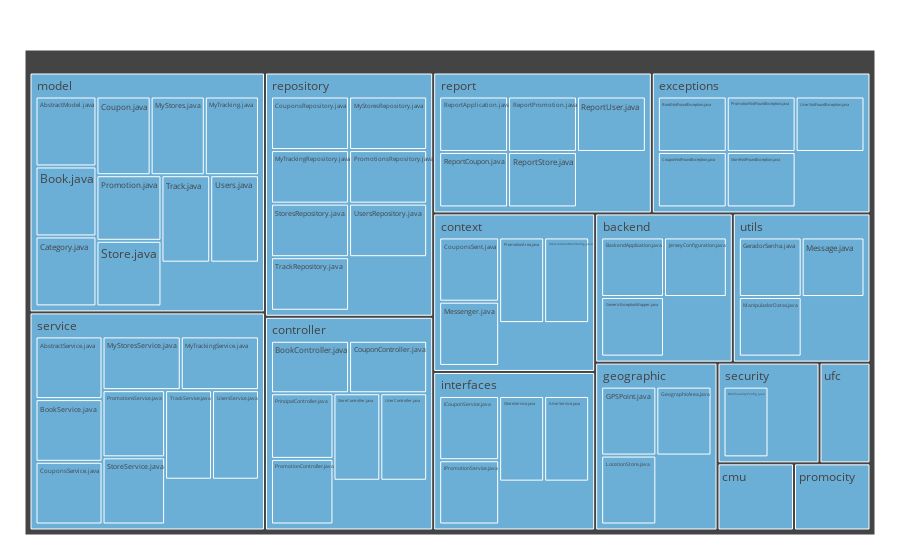

Here is the notebook cell this chart was saved with:
### Code cell
fig = go.Figure(go.Treemap(
    labels = labels,
    values = values,
    parents = parents,
    marker_colorscale = 'Blues'
))

fig.update_layout(margin = dict(t=50, l=25, r=25, b=25))

fig.show()

### Figure 1 — Plotly figure (JSON) as saved in the notebook; plotly's stock layout.template omitted (floating-point values rounded to 4 significant figures)
{"data": [{"labels": ["ufc", "cmu", "promocity", "backend", "BackendApplication.java", "GenericExceptionMapper.java", "JerseyConfiguration.java", "context", "CouponsSent.java", "Messenger.java", "PromotionArea.java", "UserLocationMonitoring.java", "controller", "BookController.java", "CouponController.java", "PrincipalController.java", "PromotionController.java", "StoreController.java", "UserController.java", "model", "AbstractModel.java", "Book.java", "Category.java", "Coupon.java", "MyStores.java", "MyTracking.java", "Promotion.java", "Store.java", "Track.java", "Users.java", "report", "ReportApplication.java", "ReportCoupon.java", "ReportPromotion.java", "ReportStore.java", "ReportUser.java", "repository", "CouponsRepository.java", "MyStoresRepository.java", "MyTrackingRepository.java", "PromotionsRepository.java", "StoresRepository.java", "TrackRepository.java", "UsersRepository.java", "security", "WebSecurityConfig.java", "service", "AbstractService.java", "BookService.java", "CouponsService.java", "MyStoresService.java", "MyTrackingService.java", "PromotionsService.java", "StoreService.java", "TrackService.java", "UsersService.java", "exceptions", "BookNotFoundException.java", "CouponNotFoundException.java", "PromotionNotFoundException.java", "StoreNotFoundException.java", "UserNotFoundException.java", "interfaces", "ICouponService.java", "IPromotionService.java", "IStoreService.java", "IUserService.java", "utils", "GeradorSenha.java", "ManipuladorDatas.java", "Message.java", "geographic", "GPSPoint.java", "GeographicArea.java", "LocationStore.java"], "marker": {"colorscale": [[0, "rgb(247,251,255)"], [0.125, "rgb(222,235,247)"], [0.25, "rgb(198,219,239)"], [0.375, "rgb(158,202,225)"], [0.5, "rgb(107,174,214)"], [0.625, "rgb(66,146,198)"], [0.75, "rgb(33,113,181)"], [0.875, "rgb(8,81,156)"], [1, "rgb(8,48,107)"]]}, "parents": ["", "", "", "", "backend", "backend", "backend", "", "context", "context", "context", "context", "", "controller", "controller", "controller", "controller", "controller", "controller", "", "model", "model", "model", "model", "model", "model", "model", "model", "model", "model", "", "report", "report", "report", "report", "report", "", "repository", "repository", "repository", "repository", "repository", "repository", "repository", "", "security", "", "service", "service", "service", "service", "service", "service", "service", "service", "service", "", "exceptions", "exceptions", "exceptions", "exceptions", "exceptions", "", "interfaces", "interfaces", "interfaces", "interfaces", "", "utils", "utils", "utils", "", "geographic", "geographic", "geographic"], "type": "treemap", "values": [1, 1, 1, 1, 1, 1, 1, 1, 1, 1, 1, 1, 1, 1, 1, 1, 1, 1, 1, 1, 1, 1, 1, 1, 1, 1, 1, 1, 1, 1, 1, 1, 1, 1, 1, 1, 1, 1, 1, 1, 1, 1, 1, 1, 1, 1, 1, 1, 1, 1, 1, 1, 1, 1, 1, 1, 1, 1, 1, 1, 1, 1, 1, 1, 1, 1, 1, 1, 1, 1, 1, 1, 1, 1, 1]}], "layout": {"margin": {"b": 25, "l": 25, "r": 25, "t": 50}}}
